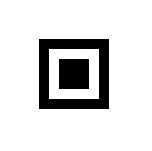
//> input picture camera_thread/qr_code_one_square2.jpg, 152 x 151 px, given in place of the camera
$ ./shape   (built with g++ and OpenCV 4)
//> lines starting //> are read from the running program, lines starting //| are printed output that depends on the picture; after the words box and inside, x2 and y2 are one past the last pixel; in counts of white or black regions, pixels touching at a corner belong together
#include <opencv2/opencv.hpp>
#include <opencv2/highgui/highgui.hpp>
#include <opencv2/core/core.hpp>
#include <opencv2/imgproc/imgproc.hpp>

#include <iomanip>

cv::Mat GetImage(cv::VideoCapture& cap)
{
    // Take image
    cv::Mat shapeImg;
    if (!cap.read(shapeImg))
    {
	std::cout << "Camera image read failed" << std::endl;
	throw cv::Exception();
    }
//> shapeImg is the input picture: 151 rows x 152 cols, CV_8UC3; min 0, max 255, mean 218.3

    //imwrite("image.jpg", shapeImg);
    imshow("shapeImg", shapeImg);

    return shapeImg;
}

cv::Mat ThresholdImage(cv::Mat shapeImg)
{
    // Convert to binary
    cv::cvtColor(shapeImg, shapeImg, CV_BGR2GRAY);
//> shapeImg: 151 rows x 152 cols, CV_8UC1

    imshow("Grayscale", shapeImg);

    //cv::adaptiveThreshold(shapeImg, shapeImg, 255,
    //			  cv::ADAPTIVE_THRESH_GAUSSIAN_C, cv::THRESH_BINARY, 51, 15);

    cv::adaptiveThreshold(shapeImg, shapeImg, 255,
    			  cv::ADAPTIVE_THRESH_GAUSSIAN_C, cv::THRESH_BINARY, 121, 15);
//> shapeImg: 151 rows x 152 cols, CV_8UC1; 85.6% white; 2 black regions, box (x1, y1, x2, y2) and area: (39, 39, 109, 109) 2400, (59, 59, 89, 89) 900

    imshow("Threshold", shapeImg);

    return shapeImg;
}

void RecognizeShapes(cv::Mat shapeImg)
{
    int thresh = 100;
    int max_thresh = 200;

    Canny(shapeImg, shapeImg, thresh, max_thresh, 3);
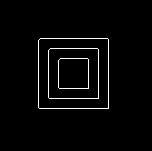
//> shapeImg: 151 rows x 152 cols, CV_8UC1; 2.6% white in thin lines or dots, all inside (x1, y1, x2, y2) = (38, 38, 109, 109)

    // Find contours
    std::vector<std::vector<cv::Point>> contours;
    std::vector<cv::Vec4i> hierarchy;
    cv::RNG rng(12345);
    findContours(shapeImg, contours, hierarchy, CV_RETR_TREE,
		 CV_CHAIN_APPROX_SIMPLE, cv::Point(0, 0));
//> contours = 6 contours; box (x1, y1, x2, y2) and area: (38, 38, 109, 109) 4897, (38, 38, 109, 109) 4896, (48, 48, 99, 99) 2497, (48, 48, 99, 99) 2496, (58, 58, 89, 89) 897, (58, 58, 89, 89) 896


    // Draw contours
    cv::Mat drawing = cv::Mat::zeros(shapeImg.size(), CV_8UC3);

    // [9 lines of commented-out code are left out]

    std::vector<cv::Point> approxShape;
    int pos3 = -1, pos4 = -1, pos5 = -1;
    for (int i = 0; i < contours.size(); i++)
    {
      	approxPolyDP(contours[i], approxShape,
		     arcLength(cv::Mat(contours[i]), true) * 0.05, true);

	if (approxShape.size() >= 3 && cv::contourArea(approxShape) > 100
	    && cv::contourArea(approxShape) < 5000)
	{
	    if (approxShape.size() == 3)
	    {
		double perimeter = cv::arcLength(approxShape, true);
		double sideLength = perimeter / 3;
		double approxArea = 1.73205 / 4 * pow(sideLength, 2);

		double ratio = approxArea / cv::contourArea(approxShape);
		if (ratio > 0.9 && ratio <  1.1)
		{
		    drawContours(drawing, contours, i, cv::Scalar(255, 0, 255), CV_FILLED);
		    std::vector<cv::Point>::iterator vertex;
		    for (vertex = approxShape.begin(); vertex != approxShape.end(); vertex++)
		    {
			cv::circle(drawing, *vertex, 3, cv::Scalar(0, 0, 255), 1);
		    }

		    // Get the position
		    pos3 = (approxShape[0].x + approxShape[1].x +
			    approxShape[2].x) / 3;
		}
	    }
	    else if (approxShape.size() == 4)
	    {
		double perimeter = cv::arcLength(approxShape, true);
		double sideLength = perimeter / 4;
		double approxArea = pow(sideLength, 2);

		double ratio = approxArea / cv::contourArea(approxShape);
		if (ratio > 0.95 && ratio <  1.05)
		{
		    drawContours(drawing, contours, i, cv::Scalar(0, 255, 255), CV_FILLED);
		    std::vector<cv::Point>::iterator vertex;
		    for (vertex = approxShape.begin(); vertex != approxShape.end(); vertex++)
		    {
			cv::circle(drawing, *vertex, 3, cv::Scalar(0, 0, 255), 1);
		    }

		    // Get the position
		    pos4 = (approxShape[0].x + approxShape[1].x +
			    approxShape[2].x + approxShape[3].x) / 4;
		}
	    }
	    else if (approxShape.size() == 5)
	    {
		double perimeter = cv::arcLength(approxShape, true);
		double sideLength = perimeter / 5;
		double approxArea = 0.25 * 6.8819 * pow(sideLength, 2);

		double ratio = approxArea / cv::contourArea(approxShape);
		if (ratio > 0.95 && ratio <  1.05)
		{
		    drawContours(drawing, contours, i, cv::Scalar(255, 255, 0), CV_FILLED);
		    std::vector<cv::Point>::iterator vertex;
		    for (vertex = approxShape.begin(); vertex != approxShape.end(); vertex++)
		    {
			cv::circle(drawing, *vertex, 3, cv::Scalar(0, 0, 255), 1);
		    }

		    // Get the position
		    pos5 = (approxShape[0].x + approxShape[1].x +
			    approxShape[2].x + approxShape[3].x +
			    approxShape[4].x) / 5;
		}
	    }
	}
    }
//> this loop made 6 passes
//> (approxShape, perimeter, sideLength, approxArea) on passes 1 to 6: (4 Points (x, y): [40, 38], [38, 107], [108, 108], [108, 39], 276, 69.01, 4762.5), (4 Points (x, y): [40, 38], [108, 39], [107, 108], [38, 107], 275.1, 68.76, 4728.3), (4 Points (x, y): [50, 48], [48, 97], [98, 98], [98, 49], 196.1, 49.02, 2402.5), (4 Points (x, y): [50, 48], [98, 49], [97, 98], [48, 97], 195.1, 48.77, 2378.3), (4 Points (x, y): [60, 58], [58, 87], [88, 88], [88, 59], 116.1, 29.03, 842.5), (4 Points (x, y): [60, 58], [88, 59], [87, 88], [58, 87], 115.1, 28.78, 828.3)
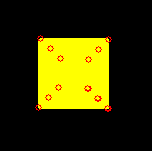
//> drawing: 151 rows x 152 cols, CV_8UC3; mean B, G, R 0, 54.1, 56.5


    // Detect angle of shape
    double angle3 = (double) (pos3 - 340) / 340 * 37.5;
//> angle3 = -37.61
    double angle4 = (double) (pos4 - 340) / 340 * 37.5;
//> angle4 = -29.45
    double angle5 = (double) (pos5 - 340) / 340 * 37.5;
//> angle5 = -37.61

    std::string string3, string4, string5;
    if (pos3 == -1)
    {
	string3 = "X";
    }
    else
    {
	string3 = std::to_string(angle3);
    }
    if (pos4 == -1)
    {
	string4 = "X";
    }
    else
    {
	string4 = std::to_string(angle4);
//> string4 = "-29.448529"
    }
    if (pos5 == -1)
    {
	string5 = "X";
    }
    else
    {
	string5 = std::to_string(angle5);
    }

    std::cout << "angle3:" << std::setw(13) << string3 << ", angle4:"
	      << std::setw(13) << string4 << ", angle5:"
	      << std::setw(13) << string5 << '\r';
//| angle3:            X, angle4:   -29.448529, angle5:            X


    imshow("Result window", drawing);
}

int main()
{
    //cv::Mat shapeImg = cv::imread("square.jpg");
    cv::VideoCapture cap(0);
    if (!cap.isOpened())
    {
	std::cout << "Video capture is not opened" << std::endl;
	throw cv::Exception();
    }

    if (!cap.set(CV_CAP_PROP_FRAME_WIDTH, 1920))
	std::cout << "Resizing failed" << std::endl;
    if (!cap.set(CV_CAP_PROP_FRAME_HEIGHT, 1080))
	std::cout << "Resizing failed" << std::endl;

    //std::cout << std::endl;
    while (true)
    {
	cv::Mat shapeImg = GetImage(cap);

	//cv::Mat shapeImg = cv::imread("image.jpg");
	shapeImg = ThresholdImage(shapeImg);
	RecognizeShapes(shapeImg);

	cv::waitKey(50);
    }

    return 0;
}
